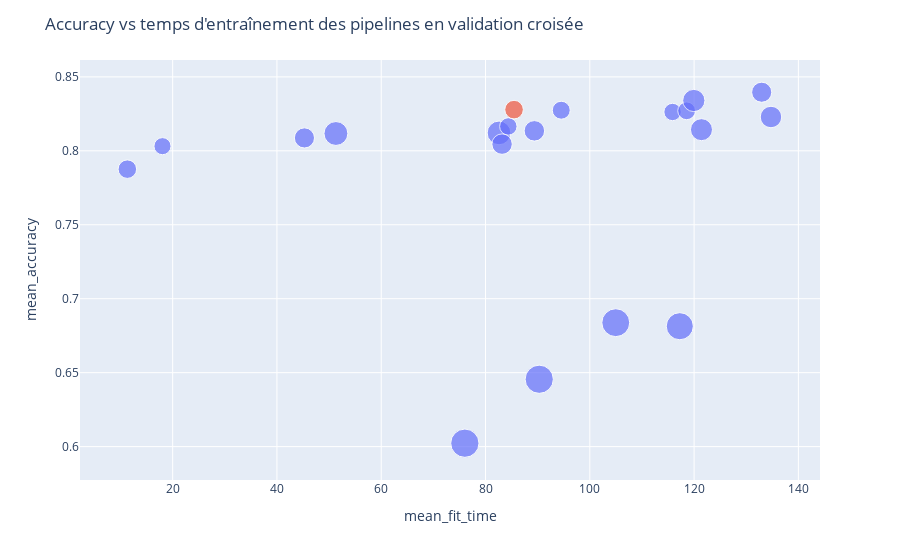

This figure's notebook cell:
### Code cell
import plotly.express as px

# Mise en évidence de la pipeline choisie (a posteriori)
df_pipeline_reports["highlight"] = df_pipeline_reports["pipeline"] == "Pixels bruts + HOG + scalers + SVM"

# Affichage pour chaque pipeline de son accuracy et de son temps d'entraînement moyen en validation croisée
fig=px.scatter(df_pipeline_reports,x='mean_fit_time',y='mean_accuracy',size='std_accuracy',color='highlight',
               hover_name='pipeline',hover_data=df_pipeline_reports.drop('pipeline',axis=1).columns)
fig.update_layout(title="Accuracy vs temps d'entraînement des pipelines en validation croisée")
fig.update_traces(showlegend=False)
fig.show()

### Figure 1 — Plotly figure (JSON) as saved in the notebook; plotly's stock layout.template omitted (floating-point values rounded to 4 significant figures)
{"data": [{"customdata": [[0.008579, 0.7514, 0.02655, 15.73, false], [0.004609, 0.764, 0.02632, 23.54, false], [0.004637, 0.754, 0.02496, 15.81, false], [0.004826, 0.7645, 0.02642, 23.71, false], [0.0122, 0.5018, 0.01268, 19.35, false], [0.01186, 0.5737, 0.01353, 26.34, false], [0.01215, 0.5548, 0.0115, 22.06, false], [0.01121, 0.5916, 0.009146, 29.15, false], [0.005231, 0.7169, 0.009866, 2.845, false], [0.00619, 0.7483, 0.02224, 11.67, false], [0.004459, 0.7511, 0.01321, 4.842, false], [0.008689, 0.7558, 0.02514, 13.25, false], [0.007536, 0.7854, 0.01956, 25.2, false], [0.004921, 0.7827, 0.01897, 21.49, false], [0.00617, 0.7858, 0.02107, 25.41, false], [0.006386, 0.7451, 0.01203, 20.56, false], [0.007399, 0.757, 0.01915, 30.89, false], [0.006413, 0.7629, 0.007668, 21.93, false], [0.00705, 0.7688, 0.02541, 34.62, false]], "hovertemplate": "<b>%{hovertext}</b><br><br>highlight=%{customdata[4]}<br>mean_fit_time=%{x}<br>mean_accuracy=%{y}<br>std_accuracy=%{customdata[0]}<br>mean_f1_macro=%{customdata[1]}<br>std_f1_macro=%{customdata[2]}<br>mean_score_time=%{customdata[3]}<extra></extra>", "hovertext": ["HOG + scalers + SVM", "HOG + entropie + scalers + SVM", "HOG + canny + scalers + SVM", "HOG + entropie + canny + scalers + SVM", "GLCM + scalers + SVM", "GLCM + entropie + scalers + SVM", "GLCM + canny + scalers + SVM", "GLCM + entropie + canny + scalers + SVM", "Pixels bruts + scalers + SVM", "Pixels bruts + entropie + scalers + SVM", "Pixels bruts + canny + scalers + SVM", "Pixels bruts + entropie + canny + scalers + SVM", "Pixels bruts + HOG + entropie + scalers + SVM", "Pixels bruts + HOG + canny + scalers + SVM", "Pixels bruts + HOG + entropie + canny + scalers + SVM", "Pixels bruts + GLCM + scalers + SVM", "Pixels bruts + GLCM + entropie + scalers + SVM", "Pixels bruts + GLCM + canny + scalers + SVM", "Pixels bruts + GLCM + entropie + canny + scalers + SVM"], "legendgroup": "False", "marker": {"color": "#636efa", "size": [0.008579, 0.004609, 0.004637, 0.004826, 0.0122, 0.01186, 0.01215, 0.01121, 0.005231, 0.00619, 0.004459, 0.008689, 0.007536, 0.004921, 0.00617, 0.006386, 0.007399, 0.006413, 0.00705], "sizemode": "area", "sizeref": 3.05e-05, "symbol": "circle"}, "mode": "markers", "name": "False", "orientation": "v", "showlegend": false, "type": "scatter", "x": [82.59, 115.9, 84.37, 118.6, 76.04, 105.0, 90.3, 117.3, 11.31, 45.27, 18.05, 51.31, 119.9, 94.52, 133.0, 83.17, 121.4, 89.37, 134.7], "xaxis": "x", "y": [0.8121, 0.8263, 0.8165, 0.8271, 0.6023, 0.6838, 0.6455, 0.6814, 0.7876, 0.8087, 0.8031, 0.8117, 0.834, 0.8275, 0.8396, 0.8045, 0.8143, 0.8135, 0.8229], "yaxis": "y"}, {"customdata": [[0.005268, 0.7832, 0.01939, 20.15, true]], "hovertemplate": "<b>%{hovertext}</b><br><br>highlight=%{customdata[4]}<br>mean_fit_time=%{x}<br>mean_accuracy=%{y}<br>std_accuracy=%{customdata[0]}<br>mean_f1_macro=%{customdata[1]}<br>std_f1_macro=%{customdata[2]}<br>mean_score_time=%{customdata[3]}<extra></extra>", "hovertext": ["Pixels bruts + HOG + scalers + SVM"], "legendgroup": "True", "marker": {"color": "#EF553B", "size": [0.005268], "sizemode": "area", "sizeref": 3.05e-05, "symbol": "circle"}, "mode": "markers", "name": "True", "orientation": "v", "showlegend": false, "type": "scatter", "x": [85.47], "xaxis": "x", "y": [0.8279], "yaxis": "y"}], "layout": {"legend": {"itemsizing": "constant", "title": {"text": "highlight"}, "tracegroupgap": 0}, "margin": {"t": 60}, "title": {"text": "Accuracy vs temps d'entraînement des pipelines en validation croisée"}, "xaxis": {"anchor": "y", "domain": [0, 1], "title": {"text": "mean_fit_time"}}, "yaxis": {"anchor": "x", "domain": [0, 1], "title": {"text": "mean_accuracy"}}}}
